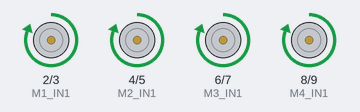
A sketch run on a simulated Arduino Uno, built with avr-gcc and run on an emulated ATmega328P. Parts: motor-driver pin pairs drawn as motors (green arrow = first pin HIGH = forward, orange = second pin HIGH = backward, longer = more drive).

Above: at 0.1 s.
At 30.1 s:
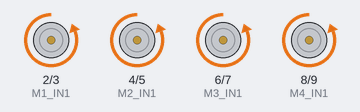
Timing chart, 0 to 31.6 s (numbered marks = the images above):
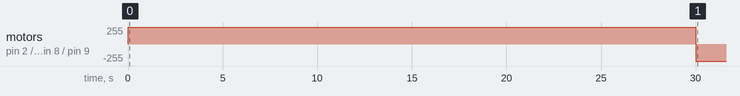

The sketch:

code.ino
```cpp
#define M1_IN1 2
#define M1_IN2 3
#define M2_IN1 4
#define M2_IN2 5
#define M3_IN1 6
#define M3_IN2 7
#define M4_IN1 8
#define M4_IN2 9

void setup() {
  int pins[] = {M1_IN1, M1_IN2, M2_IN1, M2_IN2,
                M3_IN1, M3_IN2, M4_IN1, M4_IN2};
  for (int i = 0; i < 8; i++) {
    pinMode(pins[i], OUTPUT);
  }
}

void allForward() {
  digitalWrite(M1_IN1, HIGH); digitalWrite(M1_IN2, LOW);
  digitalWrite(M2_IN1, HIGH); digitalWrite(M2_IN2, LOW);
  digitalWrite(M3_IN1, HIGH); digitalWrite(M3_IN2, LOW);
  digitalWrite(M4_IN1, HIGH); digitalWrite(M4_IN2, LOW);
}

void allBackward() {
  digitalWrite(M1_IN1, LOW); digitalWrite(M1_IN2, HIGH);
  digitalWrite(M2_IN1, LOW); digitalWrite(M2_IN2, HIGH);
  digitalWrite(M3_IN1, LOW); digitalWrite(M3_IN2, HIGH);
  digitalWrite(M4_IN1, LOW); digitalWrite(M4_IN2, HIGH);
}

void turnPattern1() {
  digitalWrite(M1_IN1, HIGH); digitalWrite(M1_IN2, LOW);
  digitalWrite(M2_IN1, LOW);  digitalWrite(M2_IN2, HIGH);
  digitalWrite(M3_IN1, HIGH); digitalWrite(M3_IN2, LOW);
  digitalWrite(M4_IN1, LOW);  digitalWrite(M4_IN2, HIGH);
}

void turnPattern2() {
  digitalWrite(M1_IN1, LOW);  digitalWrite(M1_IN2, HIGH);
  digitalWrite(M2_IN1, HIGH); digitalWrite(M2_IN2, LOW);
  digitalWrite(M3_IN1, LOW);  digitalWrite(M3_IN2, HIGH);
  digitalWrite(M4_IN1, HIGH); digitalWrite(M4_IN2, LOW);
}

void stopAll() {
  digitalWrite(M1_IN1, LOW); digitalWrite(M1_IN2, LOW);
  digitalWrite(M2_IN1, LOW); digitalWrite(M2_IN2, LOW);
  digitalWrite(M3_IN1, LOW); digitalWrite(M3_IN2, LOW);
  digitalWrite(M4_IN1, LOW); digitalWrite(M4_IN2, LOW);
}

void loop() {
  allForward();
  delay(30000);

  allBackward();
  delay(60000);

  unsigned long startTime = millis();
  bool toggle = true;
  while (millis() - startTime < 60000) {
    if (toggle) {
      turnPattern1();
    } else {
      turnPattern2();
    }
    toggle = !toggle;
    delay(10000);
  }

  stopAll();
  while (true);
}
```

Measured:
- by itself, motor on pin 2 (M1_IN1) / pin 3 (M1_IN2), motor on pin 4 (M2_IN1) / pin 5 (M2_IN2), motor on pin 6 (M3_IN1) / pin 7 (M3_IN2), motor on pin 8 (M4_IN1) / pin 9 (M4_IN2): stopped → forward 255/255 at 0.00 s, → backward 255/255 30.0 s later
